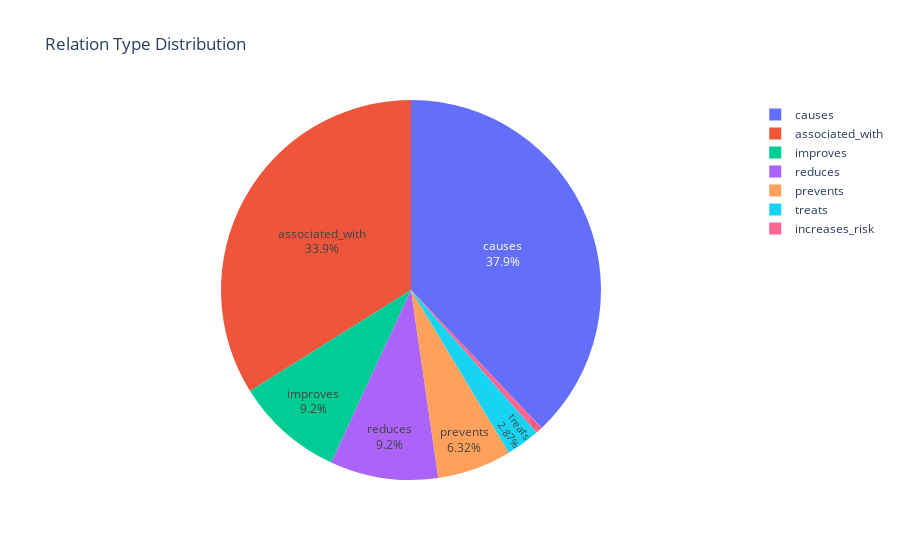

Source (notebook cell):
### Markdown cell above
## 2. Relation Type Distribution

### Code cell
# Analyze relation types
relations = kg_data['relations']
relation_types = Counter([r['relation'] for r in relations])

fig = px.pie(
    names=list(relation_types.keys()),
    values=list(relation_types.values()),
    title="Relation Type Distribution"
)
fig.update_traces(textposition='inside', textinfo='percent+label')
fig.show()

print("\n🔗 Relation Types:")
for rel_type, count in relation_types.most_common():
    print(f"   {rel_type:20s}: {count:4d} relations")

### Figure 1 — Plotly figure (JSON) as saved in the notebook; plotly's stock layout.template omitted (floating-point values rounded to 4 significant figures)
{"data": [{"domain": {"x": [0, 1], "y": [0, 1]}, "hovertemplate": "label=%{label}<br>value=%{value}<extra></extra>", "labels": ["improves", "causes", "associated_with", "reduces", "prevents", "treats", "increases_risk"], "legendgroup": "", "name": "", "showlegend": true, "textinfo": "percent+label", "textposition": "inside", "type": "pie", "values": [16, 66, 59, 16, 11, 5, 1]}], "layout": {"legend": {"tracegroupgap": 0}, "title": {"text": "Relation Type Distribution"}}}
